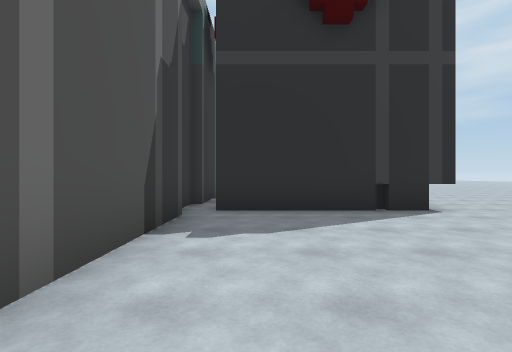
[1] (above)

16 first-person views from a walk through a scene from a Unity 3-D project. The camera is 1.3 m above the floor, looks level and sees 85° across. The floor is counted in squares, 2 m on a side. Each view is taken from the middle of a square. On the plan, view 1 faces up. The plan holds only what a view shows up to about 9 squares ahead; the rest is blank. The place goes on beyond the plan.

[2]
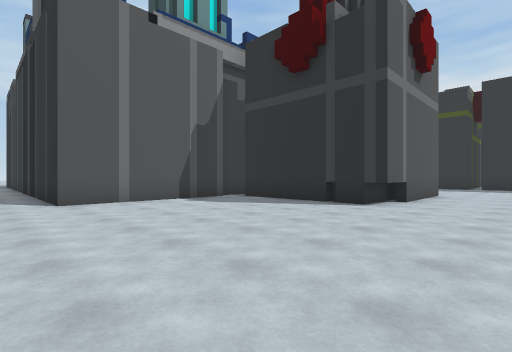

[3]
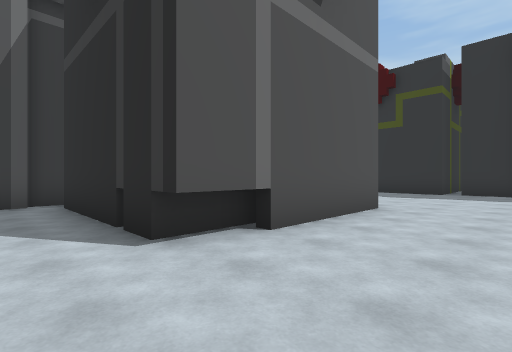

[4]
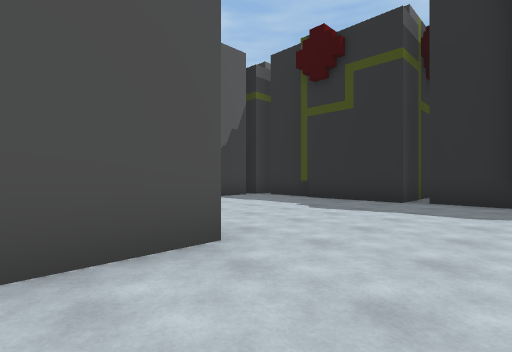

[5]
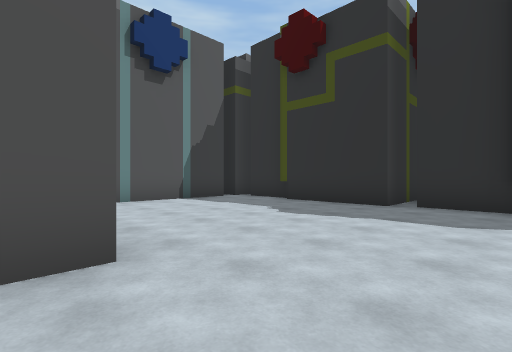

[6]
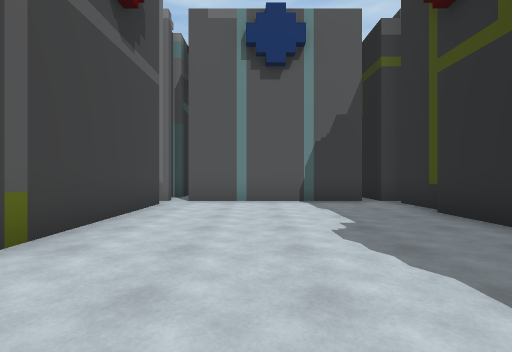

[7]
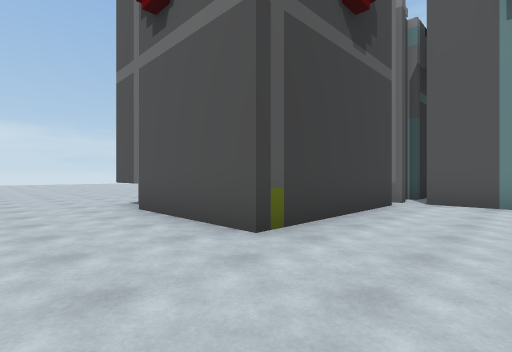

[8]
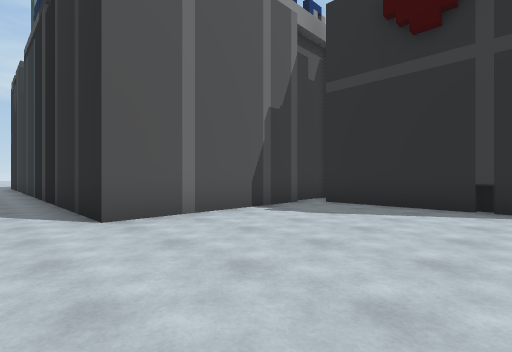

[9]
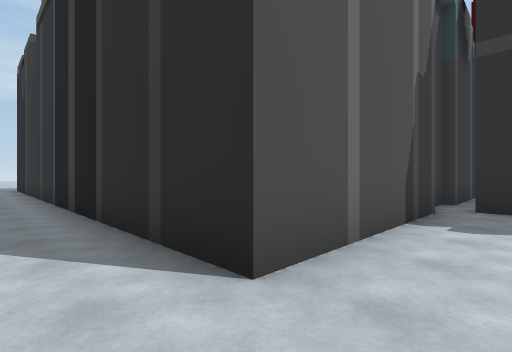

[10]
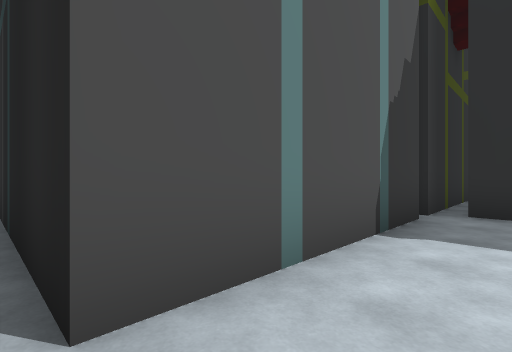

[11]
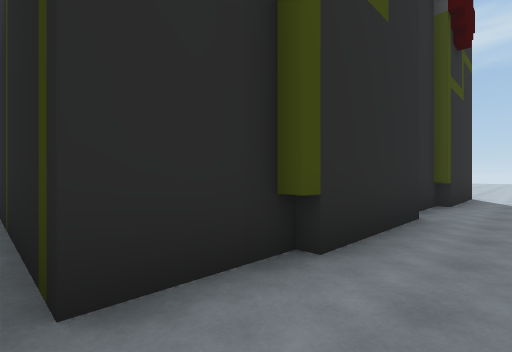

[12]
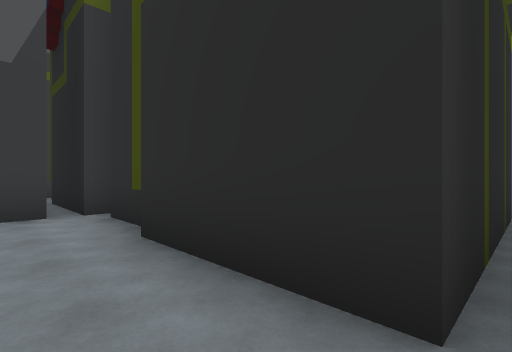

[13]
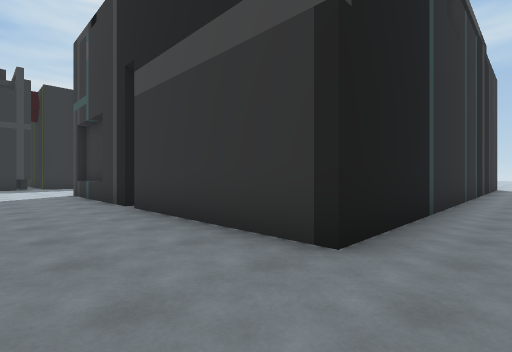

[14]
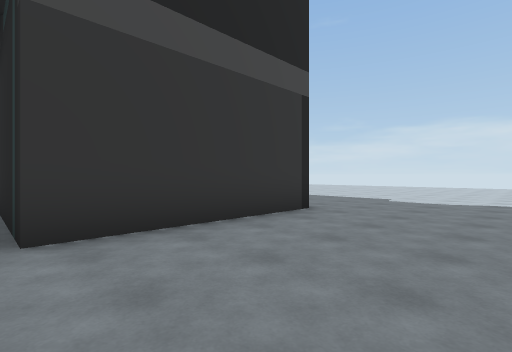

[15]
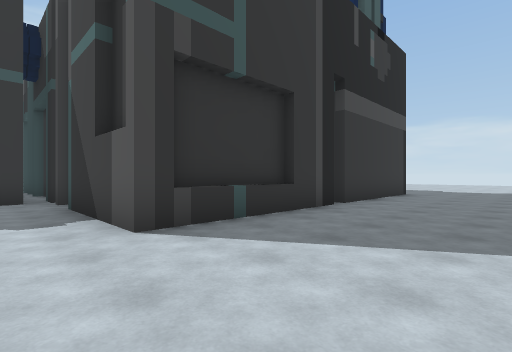

[16]
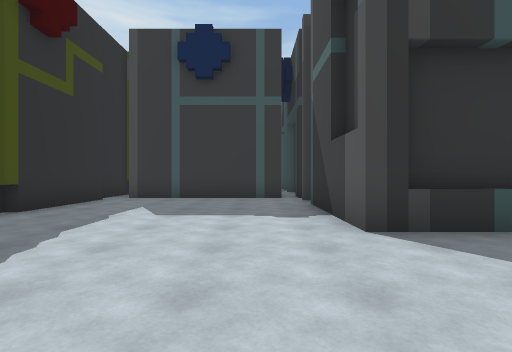

### Floor plan
Points are (right, up) in squares from view 1. A wall is a line through its corners. A room is listed if a view was taken in it or the views show most of it. See-through windows are left out.
Room 1 (views 1, 2, 3, 4, 5, 6, 7, 8, 9, 10, 11, 12)
walls: (-0.8, 9.8) (3.8, 9.8) (3.8, 5.3) (-0.8, 5.3); (-1.2, 9.8) (-1.2, 6.4); (-1.5, 6.5) (-1.5, 4.8); (-1.2, 4.8) (-1.2, 0.2); (6.5, 15.3) (5.8, 15.3); (6, 15.5) (4.2, 15.5); (1, 15.5) (-0.7, 15.5) (-0.7, 19.8); (-1.2, 14.8) (-1.2, 10.3); (3.8, 19.6) (3.8, 15.3) (0.8, 15.3); (-1.2, 19.2) (-1.2, 15.3)
low walls: (3.3, 7.2) (3.3, 5.2)
ways out: opening at (-1.5, -0.5) to room 2; opening at (-2, 10); opening at (-2, 15)
Room 2 (views 13, 14, 15, 16)
walls: (-15.5, 6.6) (-15.5, 9.2); (-15.8, 5.2) (-15.8, 9.8) (-12.5, 9.8); (-10.8, 9.8) (-10, 9.8); (-10.8, 10.1) (-10.8, 14.8); (-11.2, 15.3) (-14.2, 15.3); (-10, 15.5) (-10.8, 15.5); (-1.2, 0.2) (-15.8, 0.2) (-15.8, 4.7) (-12.8, 4.7)
ways out: opening at (-1.5, -0.5) to room 1

Positions as (right, up) in squares from view 1, and headings:
1: (0, 0), facing up
2: (6, -1), facing up-left
3: (6, 4), facing up-left
4: (6, 8), facing up-left
5: (6, 9), facing up-left
6: (6, 12), facing left
7: (6, 12), facing down-left
8: (3, -1), facing up-left
9: (0, -1), facing up-left
10: (0, 10), facing up-left
11: (-1, 14), facing up-right
12: (4, 14), facing up-left
13: (-18, -1), facing up-right
14: (-19, 5), facing down-right
15: (-19, 11), facing down-right
16: (-19, 11), facing right
